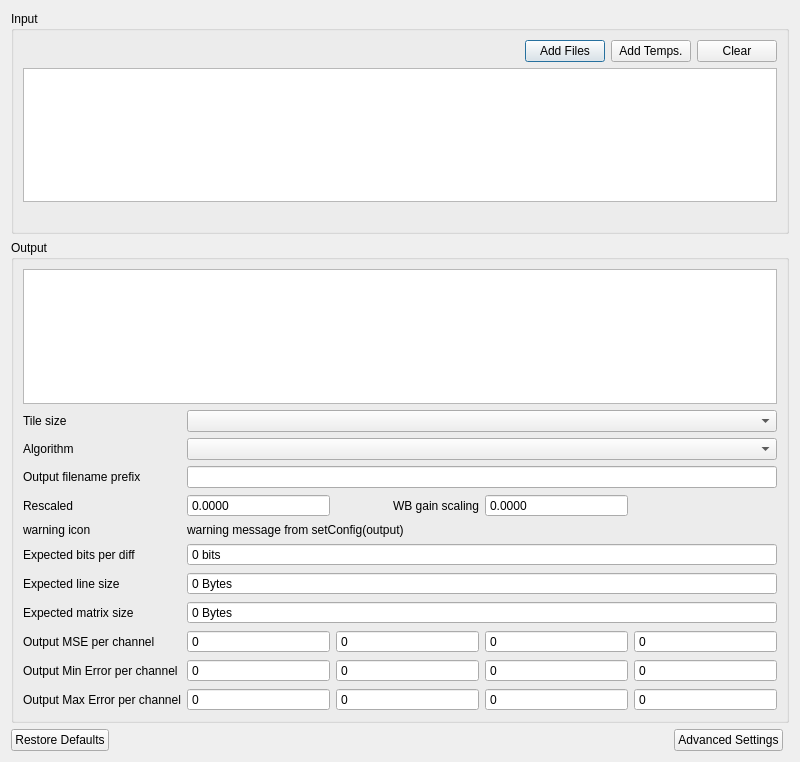
<?xml version="1.0" encoding="UTF-8"?>
<ui version="4.0">
 <class>LSHConfig</class>
 <widget class="QDialog" name="LSHConfig">
  <property name="geometry">
   <rect>
    <x>0</x>
    <y>0</y>
    <width>800</width>
    <height>762</height>
   </rect>
  </property>
  <property name="windowTitle">
   <string>LSH Configuration</string>
  </property>
  <layout class="QGridLayout" name="gridLayout_3">
   <item row="2" column="0" colspan="2">
    <widget class="QGroupBox" name="output_grp">
     <property name="title">
      <string>Output</string>
     </property>
     <property name="flat">
      <bool>true</bool>
     </property>
     <layout class="QGridLayout" name="gridLayout_4">
      <item row="13" column="0">
       <widget class="QLabel" name="outputMin_lbl">
        <property name="text">
         <string>Output Min Error per channel</string>
        </property>
       </widget>
      </item>
      <item row="14" column="3">
       <widget class="QDoubleSpinBox" name="outputMax_2">
        <property name="readOnly">
         <bool>true</bool>
        </property>
        <property name="buttonSymbols">
         <enum>QAbstractSpinBox::NoButtons</enum>
        </property>
        <property name="decimals">
         <number>0</number>
        </property>
        <property name="maximum">
         <double>1000000.000000000000000</double>
        </property>
       </widget>
      </item>
      <item row="10" column="1" colspan="4">
       <widget class="QSpinBox" name="lineSize">
        <property name="readOnly">
         <bool>true</bool>
        </property>
        <property name="buttonSymbols">
         <enum>QAbstractSpinBox::NoButtons</enum>
        </property>
        <property name="suffix">
         <string> Bytes</string>
        </property>
       </widget>
      </item>
      <item row="12" column="3">
       <widget class="QDoubleSpinBox" name="outputMSE_2">
        <property name="readOnly">
         <bool>true</bool>
        </property>
        <property name="buttonSymbols">
         <enum>QAbstractSpinBox::NoButtons</enum>
        </property>
        <property name="decimals">
         <number>0</number>
        </property>
        <property name="maximum">
         <double>1000000.000000000000000</double>
        </property>
       </widget>
      </item>
      <item row="12" column="0">
       <widget class="QLabel" name="outputMSE_lbl">
        <property name="text">
         <string>Output MSE per channel</string>
        </property>
       </widget>
      </item>
      <item row="12" column="1">
       <widget class="QDoubleSpinBox" name="outputMSE_0">
        <property name="readOnly">
         <bool>true</bool>
        </property>
        <property name="buttonSymbols">
         <enum>QAbstractSpinBox::NoButtons</enum>
        </property>
        <property name="decimals">
         <number>0</number>
        </property>
        <property name="maximum">
         <double>1000000.000000000000000</double>
        </property>
       </widget>
      </item>
      <item row="14" column="0">
       <widget class="QLabel" name="outputMax_lbl">
        <property name="text">
         <string>Output Max Error per channel</string>
        </property>
       </widget>
      </item>
      <item row="14" column="1">
       <widget class="QDoubleSpinBox" name="outputMax_0">
        <property name="readOnly">
         <bool>true</bool>
        </property>
        <property name="buttonSymbols">
         <enum>QAbstractSpinBox::NoButtons</enum>
        </property>
        <property name="decimals">
         <number>0</number>
        </property>
        <property name="maximum">
         <double>1000000.000000000000000</double>
        </property>
       </widget>
      </item>
      <item row="14" column="2">
       <widget class="QDoubleSpinBox" name="outputMax_1">
        <property name="readOnly">
         <bool>true</bool>
        </property>
        <property name="buttonSymbols">
         <enum>QAbstractSpinBox::NoButtons</enum>
        </property>
        <property name="decimals">
         <number>0</number>
        </property>
        <property name="maximum">
         <double>1000000.000000000000000</double>
        </property>
       </widget>
      </item>
      <item row="14" column="4">
       <widget class="QDoubleSpinBox" name="outputMax_3">
        <property name="readOnly">
         <bool>true</bool>
        </property>
        <property name="buttonSymbols">
         <enum>QAbstractSpinBox::NoButtons</enum>
        </property>
        <property name="decimals">
         <number>0</number>
        </property>
        <property name="maximum">
         <double>1000000.000000000000000</double>
        </property>
       </widget>
      </item>
      <item row="8" column="0">
       <widget class="QLabel" name="warning_icon">
        <property name="text">
         <string>warning icon</string>
        </property>
       </widget>
      </item>
      <item row="13" column="3">
       <widget class="QDoubleSpinBox" name="outputMin_2">
        <property name="readOnly">
         <bool>true</bool>
        </property>
        <property name="buttonSymbols">
         <enum>QAbstractSpinBox::NoButtons</enum>
        </property>
        <property name="decimals">
         <number>0</number>
        </property>
        <property name="maximum">
         <double>1000000.000000000000000</double>
        </property>
       </widget>
      </item>
      <item row="13" column="4">
       <widget class="QDoubleSpinBox" name="outputMin_3">
        <property name="readOnly">
         <bool>true</bool>
        </property>
        <property name="buttonSymbols">
         <enum>QAbstractSpinBox::NoButtons</enum>
        </property>
        <property name="decimals">
         <number>0</number>
        </property>
        <property name="maximum">
         <double>1000000.000000000000000</double>
        </property>
       </widget>
      </item>
      <item row="13" column="2">
       <widget class="QDoubleSpinBox" name="outputMin_1">
        <property name="readOnly">
         <bool>true</bool>
        </property>
        <property name="buttonSymbols">
         <enum>QAbstractSpinBox::NoButtons</enum>
        </property>
        <property name="decimals">
         <number>0</number>
        </property>
        <property name="maximum">
         <double>1000000.000000000000000</double>
        </property>
       </widget>
      </item>
      <item row="13" column="1">
       <widget class="QDoubleSpinBox" name="outputMin_0">
        <property name="readOnly">
         <bool>true</bool>
        </property>
        <property name="buttonSymbols">
         <enum>QAbstractSpinBox::NoButtons</enum>
        </property>
        <property name="decimals">
         <number>0</number>
        </property>
        <property name="maximum">
         <double>1000000.000000000000000</double>
        </property>
       </widget>
      </item>
      <item row="12" column="2">
       <widget class="QDoubleSpinBox" name="outputMSE_1">
        <property name="readOnly">
         <bool>true</bool>
        </property>
        <property name="buttonSymbols">
         <enum>QAbstractSpinBox::NoButtons</enum>
        </property>
        <property name="decimals">
         <number>0</number>
        </property>
        <property name="maximum">
         <double>1000000.000000000000000</double>
        </property>
       </widget>
      </item>
      <item row="11" column="0">
       <widget class="QLabel" name="matrixSize_lbl">
        <property name="text">
         <string>Expected matrix size</string>
        </property>
       </widget>
      </item>
      <item row="9" column="0">
       <widget class="QLabel" name="nBits_lbl">
        <property name="text">
         <string>Expected bits per diff</string>
        </property>
       </widget>
      </item>
      <item row="10" column="0">
       <widget class="QLabel" name="lineSize_lbl">
        <property name="text">
         <string>Expected line size</string>
        </property>
       </widget>
      </item>
      <item row="8" column="1" colspan="4">
       <widget class="QLabel" name="warning_lbl">
        <property name="text">
         <string>warning message from setConfig(output)</string>
        </property>
       </widget>
      </item>
      <item row="9" column="1" colspan="4">
       <widget class="QSpinBox" name="nBits">
        <property name="readOnly">
         <bool>true</bool>
        </property>
        <property name="buttonSymbols">
         <enum>QAbstractSpinBox::NoButtons</enum>
        </property>
        <property name="suffix">
         <string> bits</string>
        </property>
       </widget>
      </item>
      <item row="12" column="4">
       <widget class="QDoubleSpinBox" name="outputMSE_3">
        <property name="readOnly">
         <bool>true</bool>
        </property>
        <property name="buttonSymbols">
         <enum>QAbstractSpinBox::NoButtons</enum>
        </property>
        <property name="decimals">
         <number>0</number>
        </property>
        <property name="maximum">
         <double>1000000.000000000000000</double>
        </property>
       </widget>
      </item>
      <item row="11" column="1" colspan="4">
       <widget class="QSpinBox" name="matrixSize">
        <property name="readOnly">
         <bool>true</bool>
        </property>
        <property name="buttonSymbols">
         <enum>QAbstractSpinBox::NoButtons</enum>
        </property>
        <property name="suffix">
         <string> Bytes</string>
        </property>
       </widget>
      </item>
      <item row="5" column="0">
       <widget class="QLabel" name="rescaled_lbl">
        <property name="text">
         <string>Rescaled</string>
        </property>
       </widget>
      </item>
      <item row="5" column="1">
       <widget class="QDoubleSpinBox" name="rescaled">
        <property name="readOnly">
         <bool>true</bool>
        </property>
        <property name="buttonSymbols">
         <enum>QAbstractSpinBox::NoButtons</enum>
        </property>
        <property name="decimals">
         <number>4</number>
        </property>
        <property name="maximum">
         <double>1.000000000000000</double>
        </property>
       </widget>
      </item>
      <item row="5" column="2">
       <widget class="QLabel" name="wbscale_lbl">
        <property name="text">
         <string>WB gain scaling</string>
        </property>
        <property name="alignment">
         <set>Qt::AlignRight|Qt::AlignTrailing|Qt::AlignVCenter</set>
        </property>
       </widget>
      </item>
      <item row="5" column="3">
       <widget class="QDoubleSpinBox" name="wbscale">
        <property name="readOnly">
         <bool>true</bool>
        </property>
        <property name="buttonSymbols">
         <enum>QAbstractSpinBox::NoButtons</enum>
        </property>
        <property name="decimals">
         <number>4</number>
        </property>
       </widget>
      </item>
      <item row="1" column="1" colspan="4">
       <widget class="QComboBox" name="tilesize"/>
      </item>
      <item row="1" column="0">
       <widget class="QLabel" name="tilesize_lbl">
        <property name="text">
         <string>Tile size</string>
        </property>
       </widget>
      </item>
      <item row="2" column="0">
       <widget class="QLabel" name="algorithm_lbl">
        <property name="text">
         <string>Algorithm</string>
        </property>
       </widget>
      </item>
      <item row="2" column="1" colspan="4">
       <widget class="QComboBox" name="algorithm"/>
      </item>
      <item row="3" column="0">
       <widget class="QLabel" name="outputPrefix_lbl">
        <property name="text">
         <string>Output filename prefix</string>
        </property>
       </widget>
      </item>
      <item row="3" column="1" colspan="4">
       <widget class="QLineEdit" name="outputPrefix"/>
      </item>
      <item row="0" column="0" colspan="5">
       <widget class="QTableWidget" name="outputFiles_tw"/>
      </item>
     </layout>
    </widget>
   </item>
   <item row="0" column="0" colspan="2">
    <widget class="QGroupBox" name="groupBox">
     <property name="title">
      <string>Input</string>
     </property>
     <property name="flat">
      <bool>true</bool>
     </property>
     <layout class="QGridLayout" name="gridLayout">
      <item row="0" column="0">
       <spacer name="horizontalSpacer_2">
        <property name="orientation">
         <enum>Qt::Horizontal</enum>
        </property>
        <property name="sizeHint" stdset="0">
         <size>
          <width>40</width>
          <height>20</height>
         </size>
        </property>
       </spacer>
      </item>
      <item row="0" column="1">
       <widget class="QPushButton" name="addFiles_btn">
        <property name="text">
         <string>Add Files</string>
        </property>
       </widget>
      </item>
      <item row="2" column="0" colspan="4">
       <widget class="QTableWidget" name="inputFiles_tw"/>
      </item>
      <item row="0" column="3">
       <widget class="QPushButton" name="clear_btn">
        <property name="text">
         <string>Clear</string>
        </property>
       </widget>
      </item>
      <item row="0" column="2">
       <widget class="QPushButton" name="addTemps_btn">
        <property name="text">
         <string>Add Temps.</string>
        </property>
       </widget>
      </item>
      <item row="3" column="0">
       <widget class="QLabel" name="info_lbl">
        <property name="text">
         <string/>
        </property>
       </widget>
      </item>
     </layout>
    </widget>
   </item>
   <item row="6" column="0">
    <spacer name="verticalSpacer">
     <property name="orientation">
      <enum>Qt::Vertical</enum>
     </property>
     <property name="sizeHint" stdset="0">
      <size>
       <width>20</width>
       <height>40</height>
      </size>
     </property>
    </spacer>
   </item>
   <item row="4" column="0">
    <layout class="QHBoxLayout" name="horizontalLayout">
     <item>
      <widget class="QDialogButtonBox" name="buttonBox">
       <property name="standardButtons">
        <set>QDialogButtonBox::RestoreDefaults</set>
       </property>
      </widget>
     </item>
     <item>
      <widget class="QPushButton" name="lshConfigAdv_btn">
       <property name="text">
        <string>Advanced Settings</string>
       </property>
      </widget>
     </item>
    </layout>
   </item>
  </layout>
 </widget>
 <tabstops>
  <tabstop>tilesize</tabstop>
  <tabstop>algorithm</tabstop>
  <tabstop>rescaled</tabstop>
  <tabstop>wbscale</tabstop>
  <tabstop>nBits</tabstop>
  <tabstop>lineSize</tabstop>
  <tabstop>matrixSize</tabstop>
  <tabstop>outputMSE_0</tabstop>
  <tabstop>outputMSE_1</tabstop>
  <tabstop>outputMSE_2</tabstop>
  <tabstop>outputMSE_3</tabstop>
  <tabstop>outputMin_0</tabstop>
  <tabstop>outputMin_1</tabstop>
  <tabstop>outputMin_2</tabstop>
  <tabstop>outputMin_3</tabstop>
  <tabstop>outputMax_0</tabstop>
  <tabstop>outputMax_1</tabstop>
  <tabstop>outputMax_2</tabstop>
  <tabstop>outputMax_3</tabstop>
  <tabstop>lshConfigAdv_btn</tabstop>
 </tabstops>
 <resources/>
 <connections/>
</ui>
